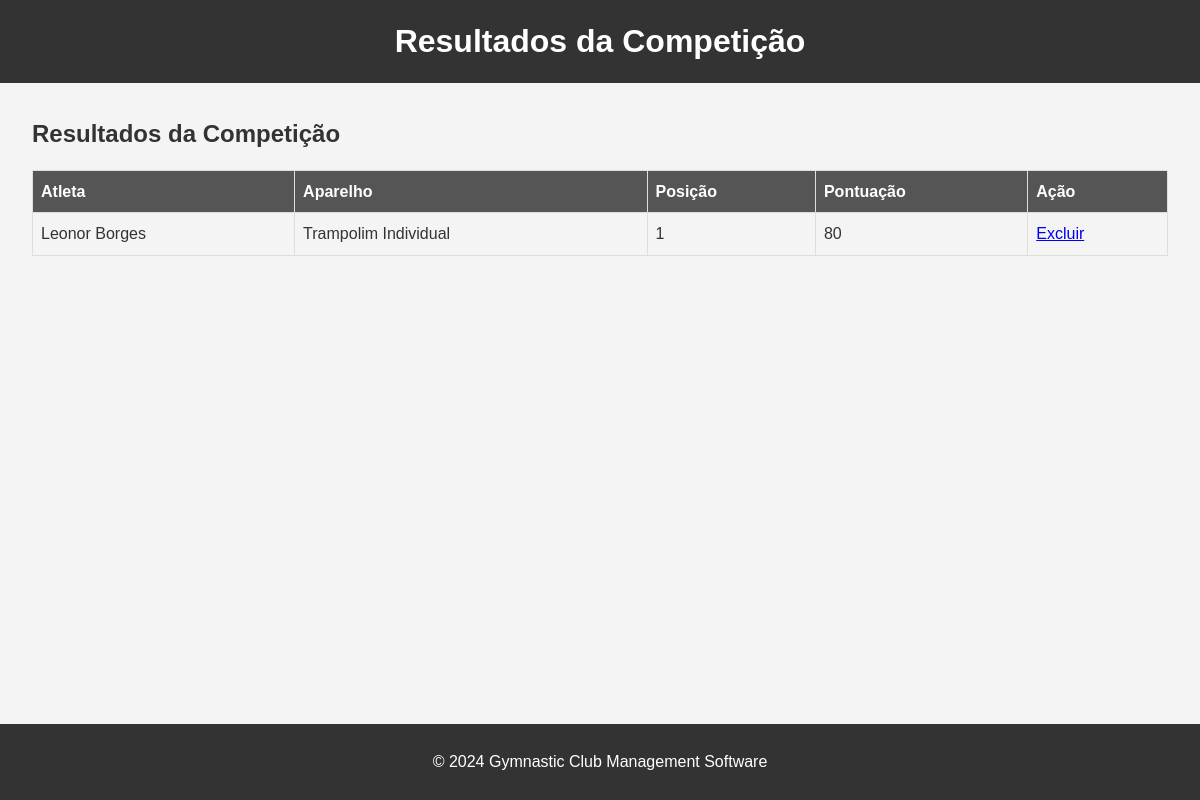
Page /frontend/comp_resultByAthlete.php?competition_id=5&idAthlete=34 on the committed database.
### tables this page shows
CREATE TABLE Result (
    idCompetition INT ,
    idAthlete INT,
    idAparatus INT,
    place INT NOT NULL,
    score FLOAT NOT NULL,
    FOREIGN KEY (idCompetition) REFERENCES Competition(idCompetition),
    FOREIGN KEY (idAthlete) REFERENCES Athlete(idAthlete),
    PRIMARY KEY (idCompetition, idAthlete)
    FOREIGN KEY (idAparatus) REFERENCES Apparatus(idApparatus)
    
);

CREATE TABLE "Athlete" (
    idAthlete INTEGER PRIMARY KEY AUTOINCREMENT,
    name VARCHAR(255) NOT NULL,
    birthday DATE,
    genre VARCHAR(1) NOT NULL,
    mobile VARCHAR(20),
    email VARCHAR(255), username TEXT,
    password VARCHAR(255),
    address VARCHAR(255),
    ageGroup VARCHAR(255), "fgpNumber" TEXT, "tag_uid" TEXT,
    UNIQUE(idAthlete)
);

CREATE TABLE Apparatus (
    idApparatus INT PRIMARY KEY,
    name VARCHAR(255) NOT NULL,
    idDiscipline INT,
    FOREIGN KEY (idDiscipline) REFERENCES Discipline(idDiscipline),
    UNIQUE(idApparatus)
);

### frontend/comp_resultByAthlete.php (the view, shortened to what this page needs)
<!DOCTYPE html>
<html lang="pt">
<head>
    <link rel="stylesheet" href="../css/comp_result.css">
</head>
<body>
    <header>
        <h1>Resultados da Competição</h1>
    </header>
    <main>
        <div class="competition-results">
            <h2>Resultados da Competição</h2>
            <?php
            include '../backend/db_connect.php';
            $athlete_id = $_GET['idAthlete'];
            $competition_id = $_GET['competition_id'];
            try {
                $sql = "SELECT A.name AS athlete_name, R.place, R.score, AP.name AS apparatus_name, R.idCompetition
            FROM Result R
            JOIN Athlete A ON R.idAthlete = A.idAthlete
            JOIN Apparatus AP ON R.idAparatus = AP.idApparatus
            WHERE R.idCompetition = :competition_id
            AND R.idAthlete = :athlete_id
            ORDER BY R.place";
                $stmt = $conn->prepare($sql);
                $stmt->bindParam(':competition_id', $competition_id);
                $stmt->bindParam(':athlete_id', $athlete_id);
                $stmt->execute();
                echo "<table>";
                echo "<thead><tr><th>Atleta</th><th>Aparelho</th><th>Posição</th><th>Pontuação</th><th>Ação</th></tr></thead>";
                echo "<tbody>";
                while ($row = $stmt->fetch(PDO::FETCH_ASSOC)) {
                    echo "<tr>";
                    echo "<td>{$row['athlete_name']}</td>";
                    echo "<td>{$row['apparatus_name']}</td>";
                    echo "<td>{$row['place']}</td>";
                    echo "<td>{$row['score']}</td>";
                    echo "<td><a href='../backend/delete_competition.php?idCompetition={$row['idCompetition']}&idAthlete={$athlete_id}' onclick='return confirm(\"Tem certeza de que deseja excluir este resultado?\")'>Excluir</a></td>";
                    echo "</tr>";
                }
                echo "</tbody>";
                echo "</table>";
            } catch (Exception $e) {
                echo "<p>Erro: " . $e->getMessage() . "</p>";
            }
            ?>
        </div>
    </main>
    <footer>
        <p>&copy; 2024 Gymnastic Club Management Software</p>
    </footer>
</body>
</html>

### css/comp_result.css (style rules this page uses)
* { margin: 0; padding: 0; box-sizing: border-box; }
body { font-family: Arial, sans-serif; line-height: 1.6; background-color: #f4f4f4; color: #333; display: flex; flex-direction: column; min-height: 100vh; }
header { background: #333; color: #fff; padding: 1rem; max-height: 90px; }
header h1 { flex: 1; text-align: center; margin: 0; font-size: 2rem; }
main { flex: 1; padding: 2rem; }
table { width: 100%; border-collapse: collapse; margin-top: 1rem; }
thead { background: #333; color: #fff; }
th, td { padding: 0.75rem; border: 1px solid #ddd; text-align: left; }
th { background: #555; }
footer { background-color: #333; color: #fff; text-align: center; padding: 25px; position: sticky; top: 100%; bottom: 0; width: 100%; }

### frontend/comp_resultByAthlete.php (style rules this page uses)
table { width: 100%; border-collapse: collapse; }
th, td { border: 1px solid #dddddd; text-align: left; padding: 8px; }

### rows in the picture
result: idAthlete.name "Leonor Borges", idAparatus.name "Trampolim Individual", place "1", score "80"
